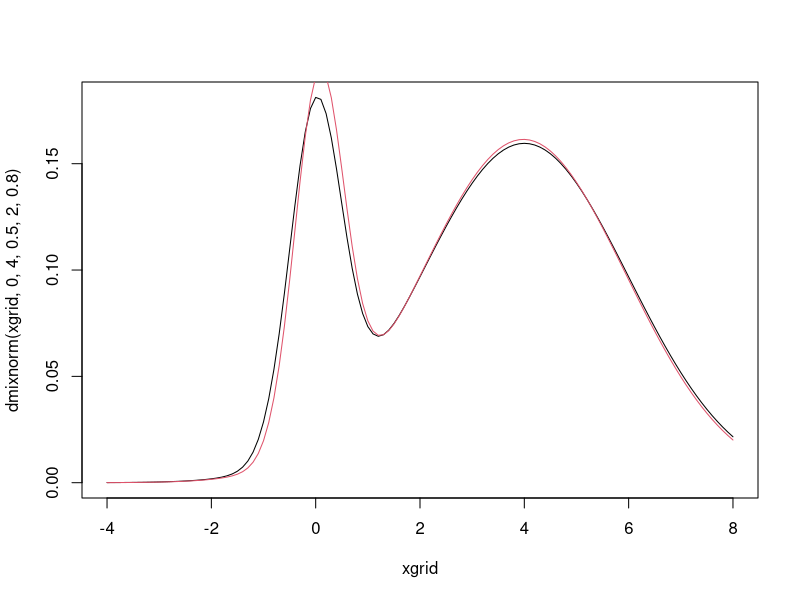
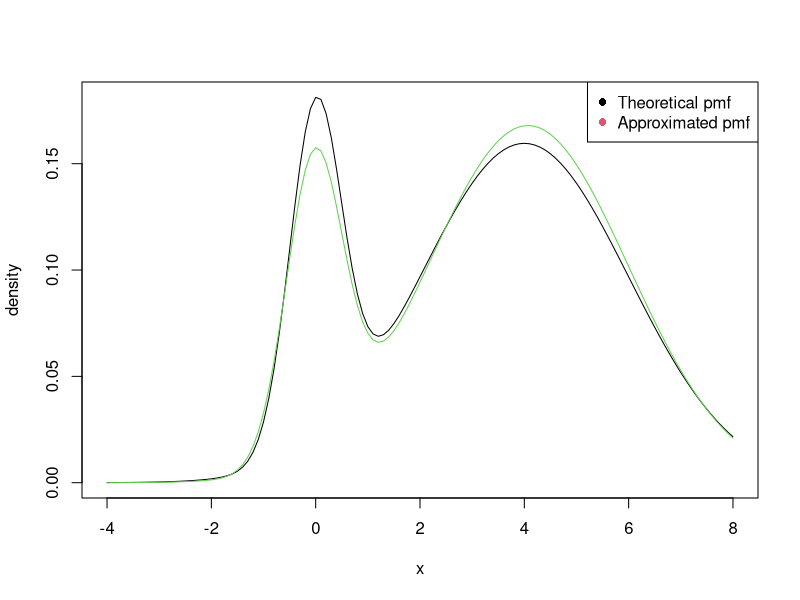

Reproduce these figures in R, in order.
# Imported from Module 9
rmixnorm <- function(N, mu1, mu2, sigma1, sigma2, tau){
  ind <- I(runif(N) > tau)
  X <- rep(0,N)
  X[ind] <- rnorm(sum(ind), mu1, sigma1)
  X[!ind] <- rnorm(sum(!ind), mu2, sigma2)
  return(X)
}

dmixnorm <- function(x, mu1, mu2, sigma1, sigma2, tau){
  y <- (1-tau)*dnorm(x, mean = mu1, sd = sigma1) + tau*dnorm(x, mean = mu2, sd = sigma2)
  return(y)
}


# Returns expected value of given parameters for gaussian mixed distribution
ExpectationStep <- function(X, mu1, mu2, sigma1, sigma2, tau){
  N <- length(X)
  p <- dnorm(X, mean = mu2, sd = sigma2)*tau/dmixnorm(X, mu1, mu2, sigma1, sigma2, tau)

  sum1 <- log(1-tau)*(N-sum(p))
  sum2 <- log(tau)*sum(p)
  sum3 <- sum((1-p) * log(dnorm(X, mean = mu1, sd = sigma1)))
  sum4 <- sum(p * log(dnorm(X, mean = mu2, sd = sigma2)))
  
  return(sum1+sum2+sum3+sum4)
}

# Returns optimization of parameters for EM of mixed gaussian distribution
MaximizationStep <- function(X, mu1, mu2, sigma1, sigma2, tau){
  N <- length(X)
  p <- dnorm(X, mean = mu2, sd = sigma2)*tau/dmixnorm(X, mu1, mu2, sigma1, sigma2, tau)

  tau_up <- sum(p)/N
  mu1_up <- sum((1-p) * X)/sum(1-p)
  sigma1_up <- sqrt(sum((1-p) * (X-mu1_up)^2)/sum(1-p))
  mu2_up <- sum(p * X)/sum(p)
  sigma2_up <- sqrt(sum(p * (X-mu2_up)^2)/sum(p))
  
  return(c(mu1_up, mu2_up, sigma1_up, sigma2_up, tau_up))
}


# Test algorithm

N <- 1000
X <- rmixnorm(N, 0, 4, 0.5, 2, 0.8)

#Initialization

mu1 <- -1; mu2 <- 6
sigma1 <- 1; sigma2 <- 4
tau <- 0.6

a <- ExpectationStep(X, mu1, mu2, sigma1, sigma2, tau)
b <- MaximizationStep(X, mu1, mu2, sigma1, sigma2, tau)

for (i in 1:1000){
  b <- MaximizationStep(X, b[1], b[2], b[3], b[4], b[5])
  a <- ExpectationStep(X, b[1], b[2], b[3], b[4], b[5])
}

b

xgrid <- seq(from = -4, to = 8, 0.1)
plot(xgrid, dmixnorm(xgrid, 0, 4, 0.5, 2, 0.8), 'l')
lines(xgrid, dmixnorm(xgrid, b[1], b[2], b[3], b[4], b[5]), col = 2)



# Initialization 2

# Initialization

N <- 1000
X <- rmixnorm(N, 0, 4, 0.5, 2, 0.8)

mu1 <- 3; mu2 <- 1
sigma1 <- 3; sigma2 <- 1
tau <- 0.4

a <- ExpectationStep(X, mu1, mu2, sigma1, sigma2, tau)
b <- MaximizationStep(X, mu1, mu2, sigma1, sigma2, tau)

for (i in 1:1000){
  b <- MaximizationStep(X, b[1], b[2], b[3], b[4], b[5])
  a <- ExpectationStep(X, b[1], b[2], b[3], b[4], b[5])
}


print(sprintf("The EM Algorithm approximates the inital parameters as mu1 = %.2f, sigma1 = %.2f, mu2 = %.2f, sigma2 = %.2f, tau = %.2f", b[1], b[2], b[3], b[4], b[5]))

x <- seq(from = -4, to = 8, 0.1)
plot(x, dmixnorm(x, 0, 4, 0.5, 2, 0.8), 'l', xlab = "x", ylab = "density")
lines(x, dmixnorm(x, b[1], b[2], b[3], b[4], b[5]), col = 3)
legend("topright", legend=c("Theoretical pmf", "Approximated pmf"), col = c(1, 2), pch = 16)

